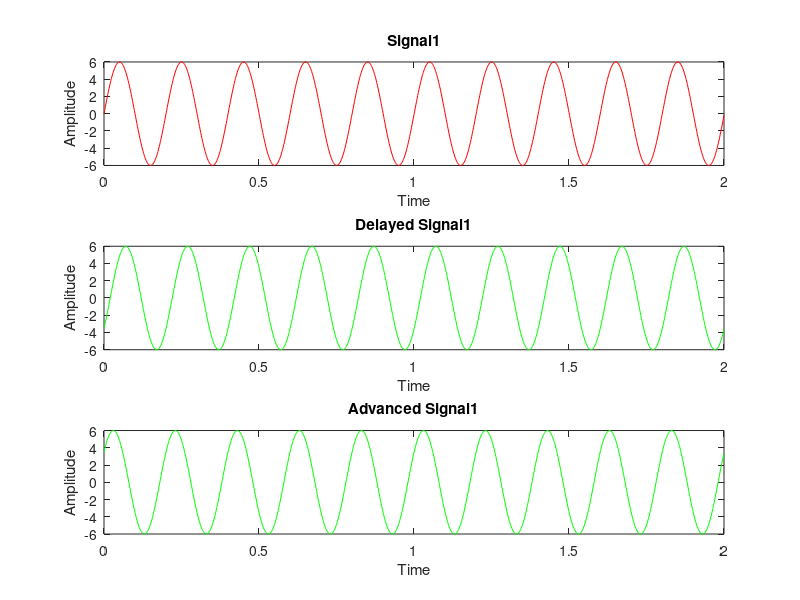

Reproduce this figure in MATLAB.
clc;
clear all;
clf;

t=0:.002:2;
pi=3.14;

X1=6*sin(2*pi*5*t);

subplot(3,1,1);
plot(t,X1,'r');
title('Signal1');
xlabel('Time');
ylabel('Amplitude');

X3=6*sin(2*pi*5*(t-0.02));
subplot(3,1,2);
plot(t,X3,'g');
title('Delayed Signal1');
xlabel('Time');
ylabel('Amplitude');

X4=6*sin(2*pi*5*(t+0.02));
subplot(3,1,3);
plot(t,X4,'g');
title('Advanced Signal1');
xlabel('Time');
ylabel('Amplitude');
